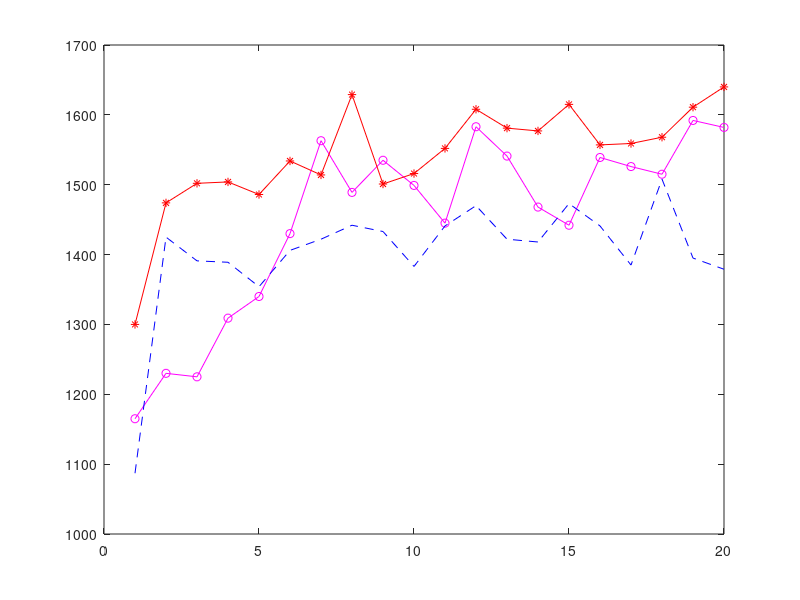
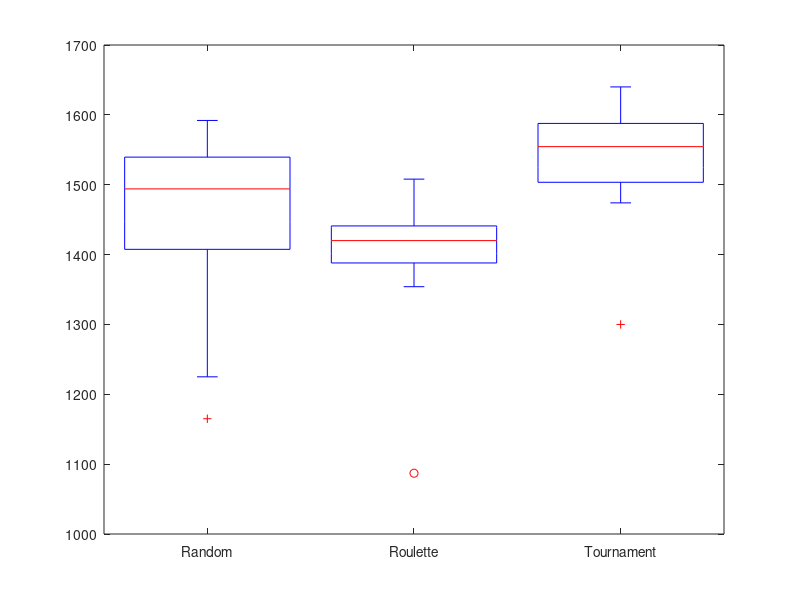

MATLAB code for these plots, in order:

%Group T9

%Plots for Varying Selection


%Random
data1 = [1165,1230,1225,1309,1340,1430,1563,1489,1535,1499,1445,1583,1541,1468,1442,1539,1526,1515,1592,1582];

%Roulette
data2 = [1087,1425,1391,1389,1354,1406,1422,1442,1433,1383,1441,1470,1422,1418,1473,1441,1385,1508,1395,1379];

%Tournament
data3 = [1300,1474,1502,1504,1486,1534,1514,1629,1501,1516,1552,1608,1581,1577,1615,1557,1559,1568,1611,1640];

%generation
data4 = [1,2,3,4,5,6,7,8,9,10,11,12,13,14,15,16,17,18,19,20];

h1=figure;
plot(data4,data1,'-om');

hold on
plot(data4,data2,'--b');
hold off

hold on
plot(data4, data3, '-*r');
hold off


h2=figure;
boxplot([data1',data2',data3'], 'Notch', 'off', 'Labels', {'Random','Roulette','Tournament'});

p = ranksum(data1, data2);
x = ranksum(data2, data3);
y = ranksum(data1, data2);

